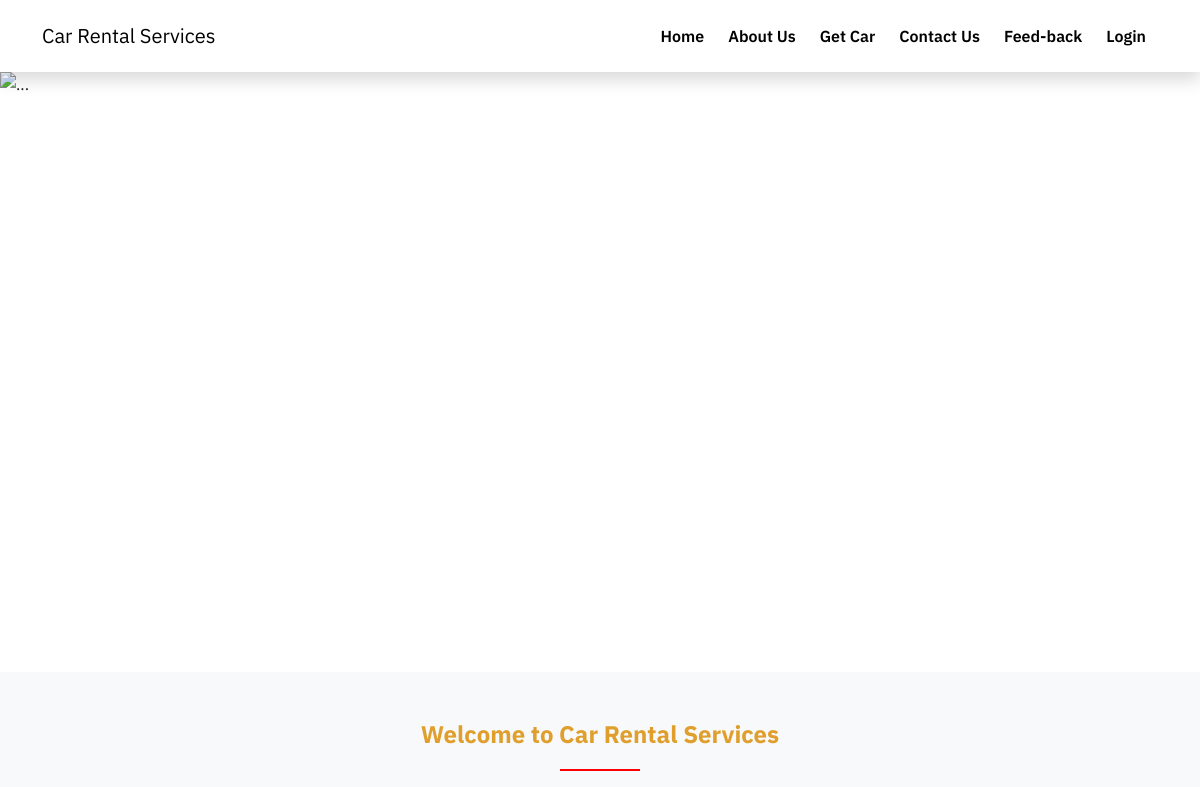
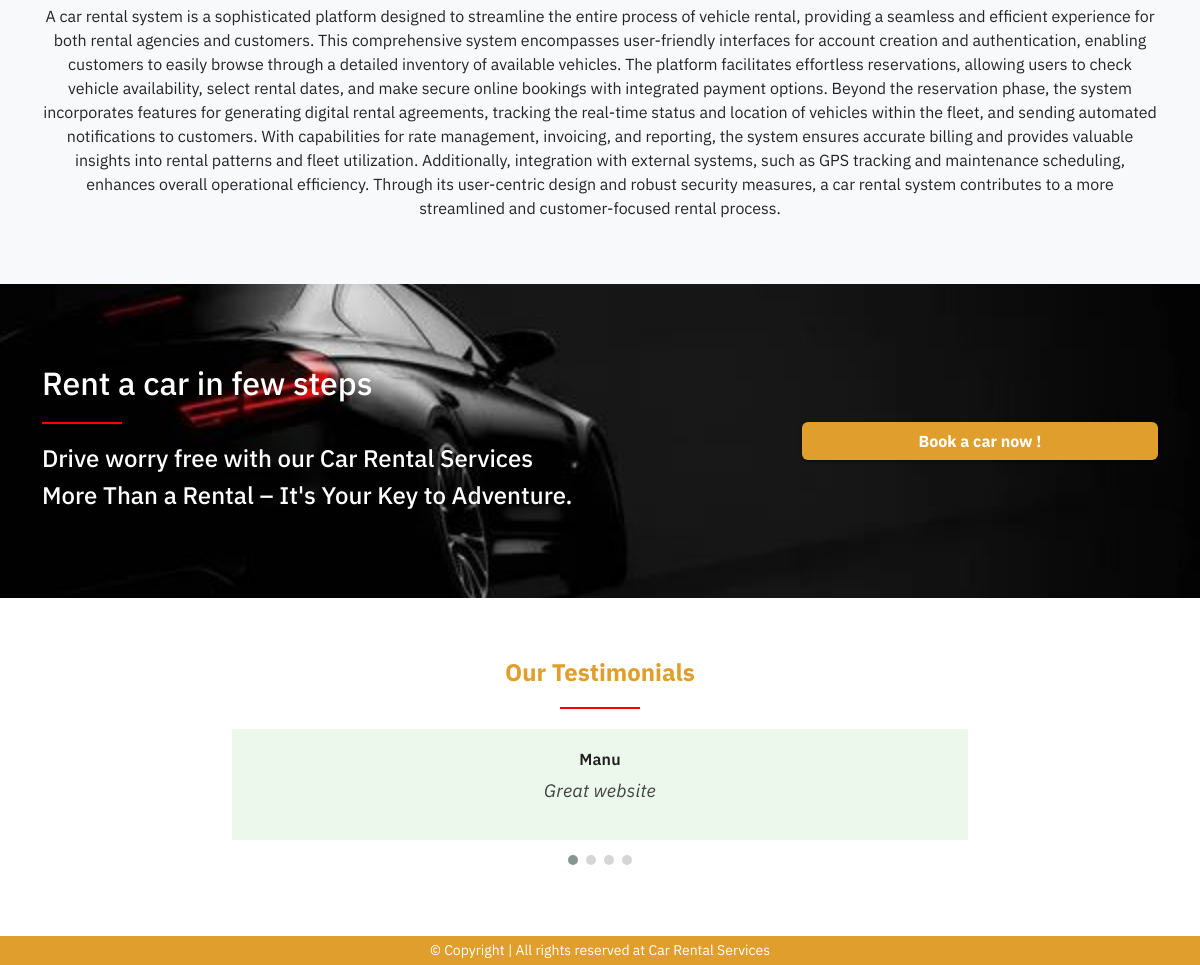
The page / on the database its author committed (2 pictures, top to bottom).
### tables this page shows
CREATE TABLE `web_settings` (
  `id` int(11) UNSIGNED NOT NULL,
  `title` varchar(255) NOT NULL,
  `url` varchar(255) DEFAULT NULL,
  `description` varchar(1000) DEFAULT NULL,
  `logo` varchar(100) DEFAULT NULL,
  `address` varchar(500) DEFAULT NULL,
  `email1` varchar(100) DEFAULT NULL,
  `email2` varchar(100) DEFAULT NULL,
  `phone1` varchar(15) DEFAULT NULL,
  `phone2` varchar(15) DEFAULT NULL
);

CREATE TABLE `feedback` (
  `id` int(11) NOT NULL,
  `name` varchar(255) NOT NULL,
  `comment` text DEFAULT NULL,
  `created_at` timestamp NOT NULL DEFAULT current_timestamp()
);

### config/function.php (called while the page is built, shortened)
<?php
require 'dbcon.php';
function getById($tableName, $id){
    global $conn;
    $table = mysqli_real_escape_string($conn, $tableName);
    $id = mysqli_real_escape_string($conn, $id);
    $query = "SELECT * FROM $table WHERE id='$id' LIMIT 1";
    $result = mysqli_query($conn, $query);
    if($result){
        if(mysqli_num_rows($result) == 1){
            $row = mysqli_fetch_array($result, MYSQLI_ASSOC);
            $response = [
                'status' => 200,
                'data' => $row
            ];
            return $response;
        }else{
            $response = [
                'status' => 404,
                'message' => 'No Data Found'
            ];
            return $response;
        }
    }else{
        $response = [
            'status' => 500,
            'message' => 'Something Went Wrong!'
        ];
        return $response;
    }
}
function webSetting($string){
    $setting = getById('web_settings',1);
    if($setting['status'] == 200){
        return $setting['data'][$string];
    }
}
?>

### index.php (the view, shortened to what this page needs)
<?php include('includes/header.php'); ?>
<div id="carouselExample" class="carousel slide">
  <div class="carousel-inner">
    <div class="carousel-item active">
      <img src="assets/images/car1.jpg" class="d-block w-100" alt="..." width="900" height="600">
    </div>
  </div>
  <button class="carousel-control-prev" type="button" data-bs-target="#carouselExample" data-bs-slide="prev">
    <span class="carousel-control-prev-icon" aria-hidden="true"></span>
  </button>
  <button class="carousel-control-next" type="button" data-bs-target="#carouselExample" data-bs-slide="next">
    <span class="carousel-control-next-icon" aria-hidden="true"></span>
  </button>
</div>
<div class="py-5 bg-light">
    <div class="container">
        <div class="row">
            <div class="col-md-12 text-center">
                <h4 class="main-heading">Welcome to <?= webSetting('title') ?? 'Car Rental '; ?></h4>
                <div class="underline mx-auto"></div>
                <p>
                   A car rental system is a sophisticated platform designed to streamline the entire process of vehicle rental, providing a seamless and efficient experience for both rental agencies and customers. This comprehensive system encompasses user-friendly interfaces for account creation and authentication, enabling customers to easily browse through a detailed inventory of available vehicles. The platform facilitates effortless reservations, allowing users to check vehicle availability, select rental dates, and make secure online bookings with integrated payment options. Beyond the reservation phase, the system incorporates features for generating digital rental agreements, tracking the real-time status and location of vehicles within the fleet, and sending automated notifications to customers. With capabilities for rate management, invoicing, and reporting, the system ensures accurate billing and provides valuable insights into rental patterns and fleet utilization. Additionally, integration with external systems, such as GPS tracking and maintenance scheduling, enhances overall operational efficiency. Through its user-centric design and robust security measures, a car rental system contributes to a more streamlined and customer-focused rental process.
                </p>
            </div>
        </div>
    </div>
</div>
<div class="bg-car1">
    <div class="container">
        <div class="row">
            <div class="col-md-8">
                <h2 class="text-white">Rent a car in few steps</h2>
                <div class="underline"></div>
                <h4 class="text-white">Drive worry free with our <?= webSetting('title') ?? 'Car Rental Services'; ?></h4>
                <h4 class="text-white"> More Than a Rental – It's Your Key to Adventure.</h4>
            </div>
            <div class="col-md-4 my-auto">
                <a href="cars.php" class="btn btn-web text-white w-100 fw-bold">Book a car now !</a>
            </div>
        </div>
    </div>
</div>
<?php
$feedbackQuery = "SELECT * FROM feedback";
$feedbackResult = $conn->query($feedbackQuery);
?>
<div class="section">
    <div class="container">
        <div class="row justify-content-center">
            <div class="col-md-8">
                <h4 class="main-heading text-center">Our Testimonials</h4>
                <div class="underline mx-auto"></div>
                <div class="owl-carousel owl-theme car-testi">
                    <?php
                    if ($feedbackResult->num_rows > 0) {
                        while ($row = $feedbackResult->fetch_assoc()) {
                    ?>
                            <div class="item">
                                <div class="testi-card text-center">
                                    <h4 class="title1 fs-16 mb-2"><?= $row['name']; ?></h4>
                                    <p class="testi-para"><?= $row['comment']; ?></p>
                                </div>
                            </div>
                    <?php
                        }
                    } else {
                        echo "<p>No testimonials available.</p>";
                    }
                    ?>
                </div>
            </div>
        </div>
    </div>
</div>
<?php include('includes/footer.php'); ?>

### includes/navbar.php (shortened to what this page needs)
<div class="shadow sticky-top">
    <nav class="navbar navbar-expand-lg bg-white">
        <div class="container">
            <a class="navbar-brand" href="index.php">
                <?= webSetting('title'); ?>
            </a>
            <div class="collapse navbar-collapse" id="navbarSupportedContent">
                <ul class="navbar-nav ms-auto mb-2 mb-lg-0">
                    <li class="nav-item">
                        <a class="nav-link active" href="index.php">Home</a>
                    </li>
                    <li class="nav-item">
                        <a class="nav-link" href="about-us.php">About Us</a>
                    </li>
                    <li class="nav-item">
                        <a class="nav-link" href="cars.php">Get Car</a>
                    </li>
                    <li class="nav-item">
                        <a class="nav-link" href="contact-us.php">Contact Us</a>
                    </li>
                    <li class="nav-item">
                        <a class="nav-link" href="feed-back.php">Feed-back</a>
                    </li>
                    <?php
                        if(isset($_SESSION['loggedIn'])){
                            ?>
                            <li class="nav-item dropdown my-auto">
                                <a class="btn border me-2 dropdown-toggle" href="#" role="button" data-bs-toggle="dropdown" aria-expanded="false">
                                    <i class="fa fa-user"></i> <?= $_SESSION['loggedInUser']['name']; ?>
                                </a>
                                <ul class="dropdown-menu">
                                    <li><a class="dropdown-item" href="profile.php">My Profile</a></li>
                                    <li><a class="dropdown-item" href="my-bookings.php">My Bookings</a></li>
                                    <li><a class="dropdown-item" href="logout.php"> <i class="fa fa-sign-out"></i> Logout</a></li>
                                </ul>
                            </li>
                            <?php
                        }
                        else
                        {
                            ?>
                            <li class="nav-item">
                                <a class="nav-link" href="login.php">Login</a>
                            </li>
                            <?php
                        }
                    ?>
                </ul>
            </div>
        </div>
    </nav>
</div>

### includes/footer.php (shortened to what this page needs)
    <div class="py-1 bg-web">
        <div class="container">
            <p class="mb-0 fs-14 text-white text-center">© Copyright | All rights reserved at <?= webSetting('title') ?? 'Car Rental Services'; ?></p>
        </div>
    </div>
</body>
</html>

### assets/css/style.css (style rules this page uses)
html,body { font-family: 'IBM Plex Sans', sans-serif; }
a { text-decoration: none; }
.section { padding-top: 54px; padding-bottom: 54px; }
.underline { height: 2px; width: 80px; background-color: red; margin-top: 20px; margin-bottom: 20px; }
.fs-14 { font-size: 14px; }
.fs-16 { font-size: 16px !important; }
.title1 { font-size: 18px; font-weight: 600; line-height: 1.33; letter-spacing: .16px; color: #1f1f1f; margin-bottom: 0px; }
.nav-link { padding: 16px 12px !important; font-weight: 600; color: #000 !important; }
.section { padding-top: 60px; padding-bottom: 60px; }
.main-heading { font-size: 24px; font-weight: 800; color: #e09f2d; }
.bg-car1 { background-image: url(../images/car-bg-1.jpg); background-position: center center; background-repeat: no-repeat; background-size: cover; padding-top: 80px; padding-bottom: 80px; }
.testi-card { background-color: #ebf8eb; padding: 20px 30px; }
.testi-para { font-size: 18px; font-weight: normal; line-height: 1.43; letter-spacing: .24px; color: #424141; font-style: italic; text-align: center; }
.bg-web { background-color: #e09f2d; }
.btn-web { background-color: #e09f2d; color: #fff; font-weight: 700; box-shadow: 0 1px 5px 0 rgb(0 0 0 / 20%), 0 3px 1px -2px rgb(0 0 0 / 12%), 0 2px 2px 0 rgb(0 0 0 / 14%); }

### rows shown on the page
web_settings: title "Car Rental Services"
feedback: name "Manu", comment "Great website"
